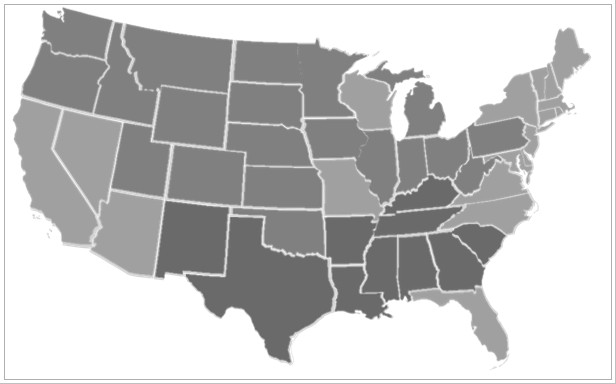
#> input picture pim/tarefa1/mapaEUA.jpg, 616 x 384 px
$ python histogram.py
#> lines starting #> are read from the running program, lines starting #| are printed output that depends on the picture
#!/usr/bin/env python
import numpy as np
import matplotlib.mlab as mlab
import matplotlib.pyplot as plt
from PIL import Image

img = Image.open('mapaEUA.jpg')
#> img is the input picture: PIL image 616x384 L; min 96, max 255, mean 194
plt.hist(np.asarray(img).ravel(), 20)

plt.savefig('histogram_mapaEUA.jpg')
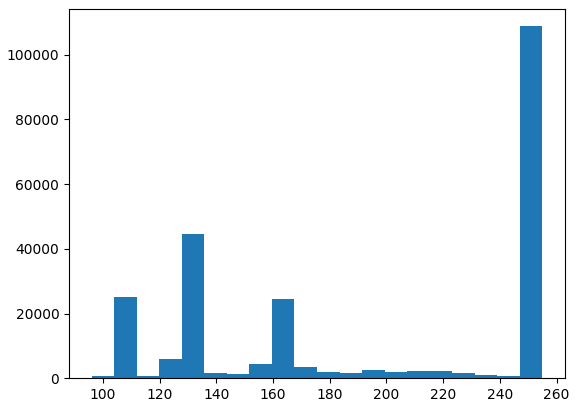
#> figure drawn by matplotlib, 1 panel; tallest bar 108818 high, from x = 247.1 to 255

# Para limpar os dados do plot antigo
plt.clf()

img2 = Image.open('pepinos.jpg')
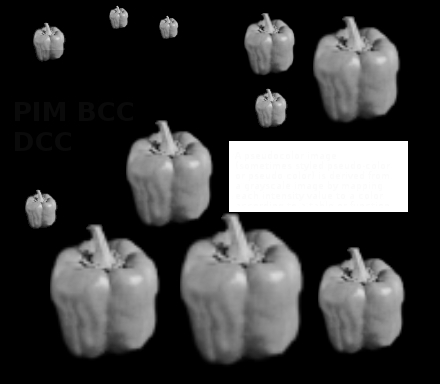
#> input picture pim/tarefa1/pepinos.jpg, 440 x 384 px
#> img2 is the input picture: PIL image 440x384 L; min 0, max 255, mean 58.2
plt.hist(np.asarray(img2).ravel(), 255)

plt.savefig('histogram_pepinos.jpg')
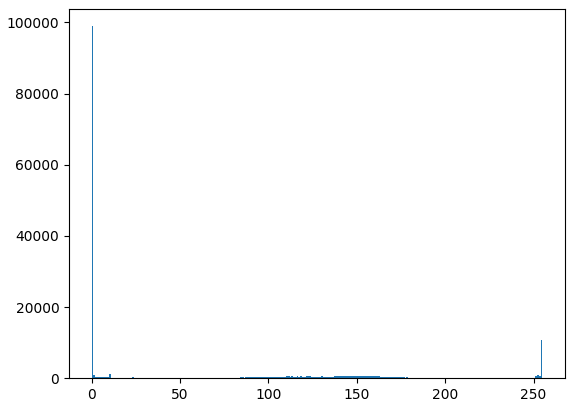
#> figure drawn by matplotlib, 1 panel; tallest bar 98939 high, from x = 0 to 1
